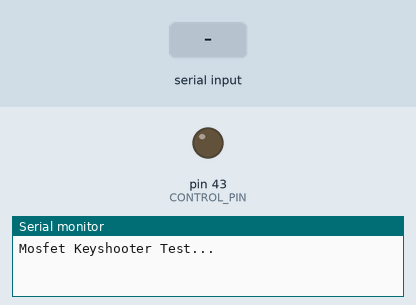
This program was run on a simulated Arduino Mega 2560, built with avr-gcc and run on an emulated ATmega2560. Parts: output pins drawn as LEDs (lit = HIGH), the last lines printed to the serial monitor. The test bench sets the inputs (shaded band).

Above: at 1.2 s.
1.3 s: "1" received over Serial
At 2.6 s:
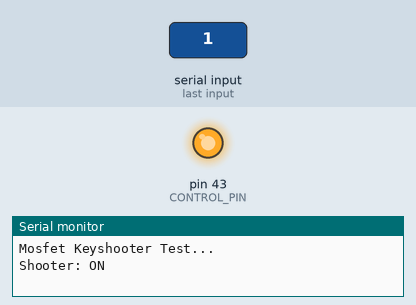
2.9 s: "0" received over Serial
At 4.1 s:
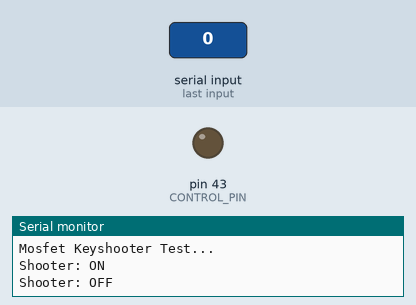
4.4 s: "2" received over Serial
At 5.7 s:
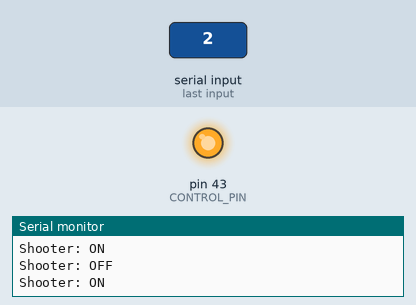
Timing chart, 0 to 7.4 s (numbered marks = the images above; inputs shaded):
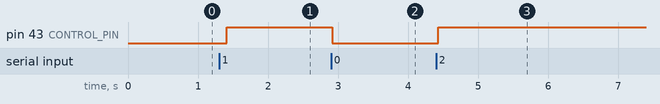

Measured:
- after the input at 1.3 s, pin 43 (CONTROL_PIN): LOW → HIGH after 0.11 s
- after the input at 2.9 s, pin 43 (CONTROL_PIN): HIGH → LOW at once
- after the input at 4.4 s, pin 43 (CONTROL_PIN): LOW → HIGH at once

The program:

main.cpp
```cpp
#include <Arduino.h>

// NOTE: this is not what is in the device.  I was playing with
// trying to find a solution for flyback on the solenoid and was debating
// on switching to mosfet and so used this to test the circuit on the
// breadboard.

#define CONTROL_PIN 43
#define RELAY_ON    1
#define RELAY_OFF   0

void setup() {

  Serial.begin(9600);
  Serial.setTimeout(10);
  Serial.println("Mosfet Keyshooter Test...");

  pinMode(CONTROL_PIN, OUTPUT);
}

bool shooterOn = false;
void loop() {

  if (Serial.available()) {
    String str = Serial.readString();

    shooterOn = !shooterOn;
    Serial.print("Shooter: ");
    if (shooterOn) {
      Serial.print("ON");
    } else {
      Serial.print("OFF");
    }
    Serial.println();
  }

  digitalWrite(CONTROL_PIN, shooterOn ? RELAY_ON : RELAY_OFF);
  delay(100);
}
```
